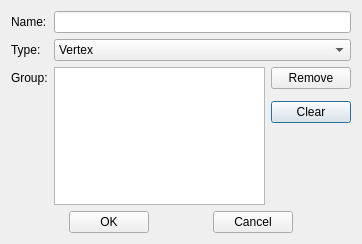
<?xml version="1.0" encoding="UTF-8"?>
<ui version="4.0">
 <class>ComponentInfoDialog</class>
 <widget class="QDialog" name="ComponentInfoDialog">
  <property name="geometry">
   <rect>
    <x>0</x>
    <y>0</y>
    <width>362</width>
    <height>244</height>
   </rect>
  </property>
  <property name="windowTitle">
   <string>Group</string>
  </property>
  <layout class="QGridLayout" name="gridLayout">
   <item row="2" column="0">
    <widget class="QLabel" name="label_3">
     <property name="text">
      <string>Group:</string>
     </property>
    </widget>
   </item>
   <item row="5" column="2">
    <spacer name="verticalSpacer">
     <property name="orientation">
      <enum>Qt::Vertical</enum>
     </property>
     <property name="sizeHint" stdset="0">
      <size>
       <width>20</width>
       <height>40</height>
      </size>
     </property>
    </spacer>
   </item>
   <item row="4" column="2">
    <widget class="QPushButton" name="pb_clear">
     <property name="text">
      <string>Clear</string>
     </property>
    </widget>
   </item>
   <item row="0" column="0">
    <widget class="QLabel" name="label">
     <property name="text">
      <string>Name:</string>
     </property>
    </widget>
   </item>
   <item row="2" column="1" rowspan="4">
    <widget class="QTreeWidget" name="tw_group">
     <property name="selectionMode">
      <enum>QAbstractItemView::MultiSelection</enum>
     </property>
     <attribute name="headerVisible">
      <bool>false</bool>
     </attribute>
     <column>
      <property name="text">
       <string notr="true">1</string>
      </property>
     </column>
    </widget>
   </item>
   <item row="6" column="0" colspan="3">
    <widget class="QWidget" name="widget" native="true">
     <property name="sizePolicy">
      <sizepolicy hsizetype="Preferred" vsizetype="Fixed">
       <horstretch>0</horstretch>
       <verstretch>0</verstretch>
      </sizepolicy>
     </property>
     <layout class="QGridLayout" name="gridLayout_3">
      <property name="leftMargin">
       <number>0</number>
      </property>
      <property name="topMargin">
       <number>0</number>
      </property>
      <property name="rightMargin">
       <number>0</number>
      </property>
      <property name="bottomMargin">
       <number>0</number>
      </property>
      <item row="0" column="1">
       <widget class="QPushButton" name="pb_ok">
        <property name="text">
         <string>OK</string>
        </property>
       </widget>
      </item>
      <item row="0" column="4">
       <spacer name="horizontalSpacer_4">
        <property name="orientation">
         <enum>Qt::Horizontal</enum>
        </property>
        <property name="sizeHint" stdset="0">
         <size>
          <width>40</width>
          <height>20</height>
         </size>
        </property>
       </spacer>
      </item>
      <item row="0" column="3">
       <widget class="QPushButton" name="pb_cancel">
        <property name="text">
         <string>Cancel</string>
        </property>
       </widget>
      </item>
      <item row="0" column="2">
       <spacer name="horizontalSpacer_2">
        <property name="orientation">
         <enum>Qt::Horizontal</enum>
        </property>
        <property name="sizeHint" stdset="0">
         <size>
          <width>40</width>
          <height>20</height>
         </size>
        </property>
       </spacer>
      </item>
      <item row="0" column="0">
       <spacer name="horizontalSpacer">
        <property name="orientation">
         <enum>Qt::Horizontal</enum>
        </property>
        <property name="sizeHint" stdset="0">
         <size>
          <width>40</width>
          <height>20</height>
         </size>
        </property>
       </spacer>
      </item>
     </layout>
    </widget>
   </item>
   <item row="0" column="1" colspan="2">
    <widget class="QLineEdit" name="le_name"/>
   </item>
   <item row="1" column="1" colspan="2">
    <widget class="QComboBox" name="comb_type">
     <item>
      <property name="text">
       <string>Vertex</string>
      </property>
     </item>
     <item>
      <property name="text">
       <string>Edge</string>
      </property>
     </item>
     <item>
      <property name="text">
       <string>Face</string>
      </property>
     </item>
     <item>
      <property name="text">
       <string>Solid</string>
      </property>
     </item>
    </widget>
   </item>
   <item row="1" column="0">
    <widget class="QLabel" name="label_2">
     <property name="text">
      <string>Type:</string>
     </property>
    </widget>
   </item>
   <item row="2" column="2">
    <widget class="QPushButton" name="pb_remove">
     <property name="text">
      <string>Remove</string>
     </property>
    </widget>
   </item>
  </layout>
 </widget>
 <resources/>
 <connections/>
</ui>
